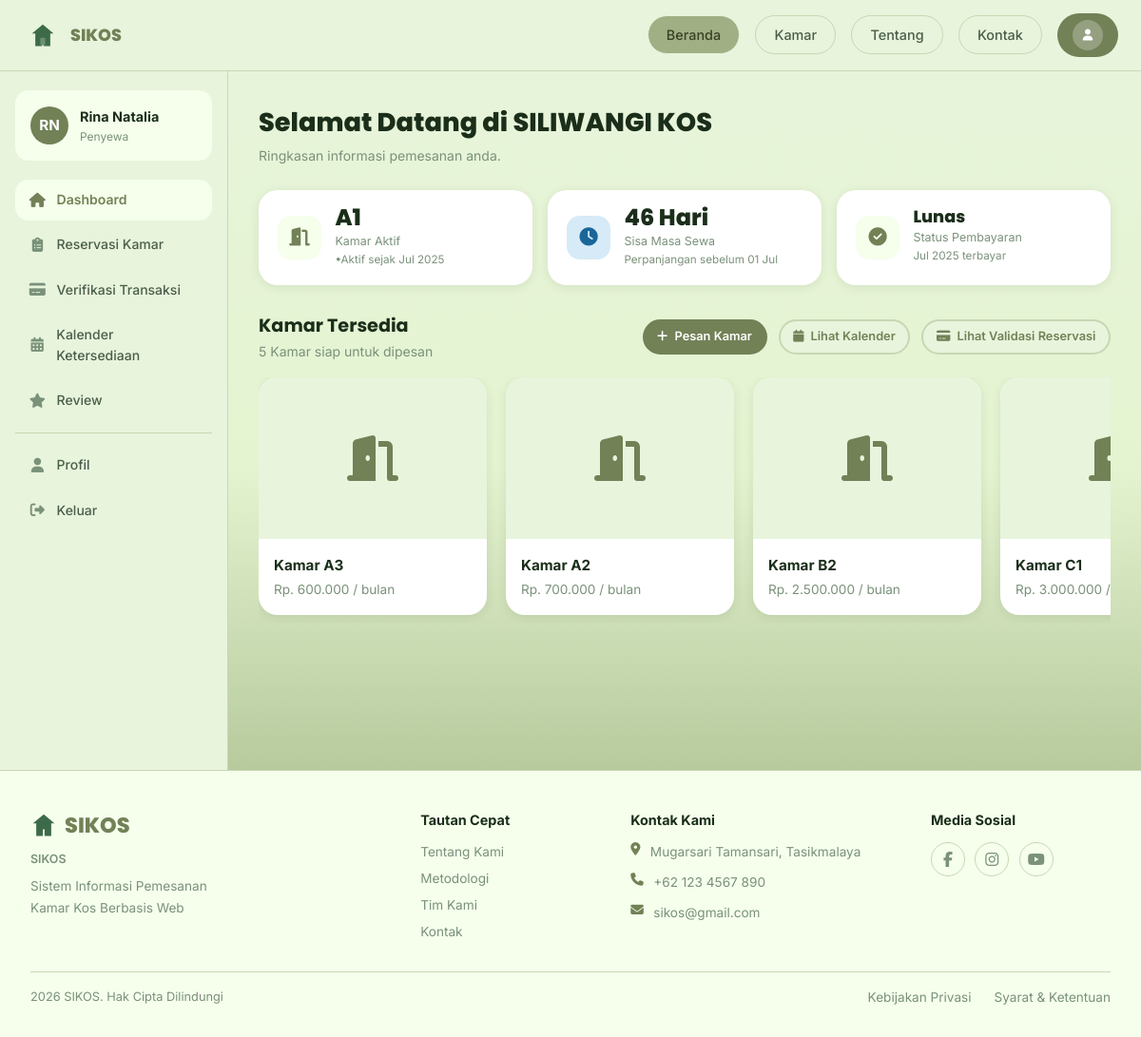
Page /pages/user/dashboard.php (signed in) on the committed database.
### tables this page shows
CREATE TABLE IF NOT EXISTS booking (
    id_booking INT AUTO_INCREMENT PRIMARY KEY,
    kode_booking VARCHAR(30) NOT NULL UNIQUE,
    id_penyewa INT NOT NULL,
    id_kamar INT NOT NULL,
    nama_penyewa VARCHAR(100),
    no_hp_penyewa VARCHAR(20),
    email_penyewa VARCHAR(100),
    pekerjaan VARCHAR(100),
    alamat_asal TEXT,
    tanggal_pemesanan TIMESTAMP DEFAULT CURRENT_TIMESTAMP,
    tanggal_mulai DATE NOT NULL,
    durasi_bulan INT NOT NULL DEFAULT 1,
    tanggal_selesai DATE NOT NULL,
    total_harga DECIMAL(12,2) NOT NULL,
    metode_pembayaran ENUM('Transfer BRI','Transfer BNI','GoPay') DEFAULT 'Transfer BRI',
    status ENUM('Pending','Aktif','Ditolak','Selesai','Dibatalkan') NOT NULL DEFAULT 'Pending',
    catatan TEXT,
    created_at TIMESTAMP DEFAULT CURRENT_TIMESTAMP,
    updated_at TIMESTAMP DEFAULT CURRENT_TIMESTAMP ON UPDATE CURRENT_TIMESTAMP,
    FOREIGN KEY (id_penyewa) REFERENCES penyewa(id_penyewa) ON DELETE CASCADE,
    FOREIGN KEY (id_kamar) REFERENCES kamar(id_kamar) ON DELETE CASCADE
);

CREATE TABLE IF NOT EXISTS kamar (
    id_kamar INT AUTO_INCREMENT PRIMARY KEY,
    id_admin INT NOT NULL,
    nomor_kamar VARCHAR(20) NOT NULL UNIQUE,
    tipe VARCHAR(50) NOT NULL DEFAULT 'Standar',
    lantai INT NOT NULL DEFAULT 1,
    harga_per_bulan DECIMAL(12,2) NOT NULL,
    status_ketersediaan ENUM('Tersedia','Terisi','Perbaikan') NOT NULL DEFAULT 'Tersedia',
    deskripsi TEXT,
    foto VARCHAR(255) DEFAULT NULL,
    keterangan TEXT,
    created_at TIMESTAMP DEFAULT CURRENT_TIMESTAMP,
    updated_at TIMESTAMP DEFAULT CURRENT_TIMESTAMP ON UPDATE CURRENT_TIMESTAMP,
    FOREIGN KEY (id_admin) REFERENCES admin(id_admin) ON DELETE CASCADE
);

CREATE TABLE IF NOT EXISTS pembayaran (
    id_pembayaran INT AUTO_INCREMENT PRIMARY KEY,
    id_booking INT NOT NULL UNIQUE,
    nominal DECIMAL(12,2) NOT NULL,
    bukti_pembayaran VARCHAR(255) DEFAULT NULL,
    status_pembayaran ENUM('Menunggu','Proses Validasi','Disetujui','Ditolak') NOT NULL DEFAULT 'Menunggu',
    waktu_upload TIMESTAMP NULL,
    waktu_verifikasi TIMESTAMP NULL,
    catatan_admin TEXT,
    FOREIGN KEY (id_booking) REFERENCES booking(id_booking) ON DELETE CASCADE
);

### backend/middleware/auth.php (called while the page is built, shortened)
<?php
function getPenyewa(): array {
    return ['id'=>$_SESSION['penyewa_id']??0,'nama'=>$_SESSION['penyewa_nama']??'','username'=>$_SESSION['penyewa_username']??'','email'=>$_SESSION['penyewa_email']??'','no_hp'=>$_SESSION['penyewa_no_hp']??''];
}

### backend/config/database.php (called while the page is built, shortened)
<?php
class DB {
    private static $conn = null;
    public static function get(): mysqli {
        if (!self::$conn) {
            self::$conn = new mysqli(DB_HOST, DB_USER, DB_PASS, DB_NAME);
            self::$conn->set_charset('utf8mb4');
        }
        return self::$conn;
    }
    public static function q(string $sql) { return self::get()->query($sql); }
    public static function prep(string $sql) { return self::get()->prepare($sql); }
}

### pages/user/dashboard.php (the view, shortened to what this page needs)
<?php
require_once __DIR__ . '/../../backend/config/database.php';
require_once __DIR__ . '/../../backend/middleware/auth.php';
$pe = getPenyewa();
$initials   = strtoupper(implode('', array_map(fn($w) => $w[0], array_slice(explode(' ', $pe['nama']), 0, 2))));
$stA = DB::prep("SELECT b.*, k.nomor_kamar, k.tipe, k.harga_per_bulan,
    pm.status_pembayaran, pm.catatan_admin, pm.alasan_penolakan, pm.id_pembayaran
    FROM booking b
    JOIN kamar k ON b.id_kamar = k.id_kamar
    LEFT JOIN pembayaran pm ON b.id_booking = pm.id_booking
    WHERE b.id_penyewa = ? AND b.status = 'Aktif'
    ORDER BY b.tanggal_mulai DESC LIMIT 1");
$stA->bind_param('i', $pe['id']); $stA->execute();
$aktif = $stA->get_result()->fetch_assoc();
$sisaHari = 0;
if ($aktif) {
    $selDt    = new DateTime($aktif['tanggal_selesai']);
    $now      = new DateTime();
    $diff     = $now->diff($selDt);
    $sisaHari = $diff->invert ? 0 : $diff->days;
}
$kamarAvail = DB::q("SELECT k.id_kamar, k.nomor_kamar, k.tipe, k.harga_per_bulan, k.foto,
    GROUP_CONCAT(f.nama_fasilitas ORDER BY f.nama_fasilitas SEPARATOR '||') fas
    FROM kamar k
    LEFT JOIN kamar_fasilitas kf ON k.id_kamar = kf.id_kamar
    LEFT JOIN fasilitas f ON kf.id_fasilitas = f.id_fasilitas
    WHERE k.status_ketersediaan = 'Tersedia'
    GROUP BY k.id_kamar ORDER BY k.harga_per_bulan LIMIT 8");
$totalAvail = DB::q("SELECT COUNT(*) c FROM kamar WHERE status_ketersediaan='Tersedia'")->fetch_assoc()['c'];
?>
<?php include __DIR__ . '/../../pages/partials/header.php'; ?>
<div class="app-layout">
  <aside class="sidebar" id="sidebar">
    <div class="sidebar-profile">
      <div class="sidebar-avatar"><?= $initials ?></div>
      <div>
        <div class="sidebar-name"><?= htmlspecialchars($pe['nama']) ?></div>
        <div class="sidebar-role">Penyewa</div>
      </div>
    </div>
    <a href="<?= APP_URL ?>/pages/user/dashboard.php" class="sidebar-link active"><i class="fas fa-home"></i> Dashboard</a>
    <a href="<?= APP_URL ?>/pages/user/booking.php"   class="sidebar-link"><i class="fas fa-clipboard-list"></i> Reservasi Kamar</a>
    <a href="<?= APP_URL ?>/pages/user/verifikasi.php" class="sidebar-link"><i class="fas fa-credit-card"></i> Verifikasi Transaksi</a>
    <a href="<?= APP_URL ?>/pages/user/kalender.php"  class="sidebar-link"><i class="fas fa-calendar-alt"></i> Kalender Ketersediaan</a>
    <a href="<?= APP_URL ?>/pages/review.php" class="sidebar-link"><i class="fas fa-star"></i> Review</a>
    <div class="sidebar-sep"></div>
    <a href="javascript:void(0)" class="sidebar-link" onclick="showProfil()"><i class="fas fa-user"></i> Profil</a>
    <a href="javascript:void(0)" class="sidebar-link" onclick="confirmLogout()"><i class="fas fa-sign-out-alt"></i> Keluar</a>
  </aside>
  <main class="main-content">
    <h1 style="font-size:1.7rem;font-weight:800;margin-bottom:.2rem">
      Selamat Datang di SILIWANGI KOS
    </h1>
    <p style="color:var(--text3);font-size:.875rem;margin-bottom:1.5rem">
      Ringkasan informasi pemesanan anda.
    </p>
    <?php if ($aktif): ?>
    <div class="stats-row" style="margin-bottom:1.75rem">
      <div class="stat-card" style="cursor:pointer" onclick="viewKamar(<?= $aktif['id_kamar'] ?>)">
        <div class="stat-icon si-green"><i class="fas fa-door-open"></i></div>
        <div>
          <div class="stat-val"><?= htmlspecialchars($aktif['nomor_kamar']) ?></div>
          <div class="stat-lbl">Kamar Aktif</div>
          <div style="font-size:.73rem;color:var(--text3)">•Aktif sejak <?= date('M Y', strtotime($aktif['tanggal_mulai'])) ?></div>
        </div>
      </div>
      <div class="stat-card">
        <div class="stat-icon si-blue"><i class="fas fa-clock"></i></div>
        <div>
          <div class="stat-val"><?= $sisaHari ?> Hari</div>
          <div class="stat-lbl">Sisa Masa Sewa</div>
          <div style="font-size:.73rem;color:var(--text3)">Perpanjangan sebelum <?= date('d M', strtotime($aktif['tanggal_selesai'])) ?></div>
        </div>
      </div>
      <div class="stat-card">
        <div class="stat-icon <?= $aktif['status_pembayaran']==='Disetujui'?'si-green':($aktif['status_pembayaran']==='Ditolak'?'si-red':'si-orange') ?>">
          <i class="fas fa-<?= $aktif['status_pembayaran']==='Disetujui'?'check-circle':($aktif['status_pembayaran']==='Ditolak'?'times-circle':'clock') ?>"></i>
        </div>
        <div>
          <div class="stat-val" style="font-size:1.1rem"><?= $aktif['status_pembayaran']==='Disetujui'?'Lunas':($aktif['status_pembayaran']??'Menunggu') ?></div>
          <div class="stat-lbl">Status Pembayaran</div>
          <div style="font-size:.73rem;color:var(--text3)"><?= date('M Y', strtotime($aktif['tanggal_mulai'])) ?> terbayar</div>
        </div>
      </div>
    </div>
    <?php endif; ?>
    <div style="display:flex;align-items:center;justify-content:space-between;margin-bottom:1rem;flex-wrap:wrap;gap:.75rem">
      <div>
        <h2 style="font-size:1.2rem;font-weight:700">Kamar Tersedia</h2>
        <p style="color:var(--text3);font-size:.875rem"><?= $totalAvail ?> Kamar siap untuk dipesan</p>
      </div>
      <div style="display:flex;gap:.75rem;flex-wrap:wrap">
        <a href="<?= APP_URL ?>/pages/user/booking.php" class="btn btn-primary btn-sm">
          <i class="fas fa-plus"></i> Pesan Kamar
        </a>
        <a href="<?= APP_URL ?>/pages/user/kalender.php" class="btn btn-outline btn-sm">
          <i class="fas fa-calendar"></i> Lihat Kalender
        </a>
        <?php if ($aktif): ?>
        <a href="<?= APP_URL ?>/pages/user/verifikasi.php" class="btn btn-outline btn-sm">
          <i class="fas fa-credit-card"></i> Lihat Validasi Reservasi
        </a>
        <?php endif; ?>
      </div>
    </div>
    <div style="display:flex;gap:1.25rem;overflow-x:auto;padding-bottom:.5rem;scrollbar-width:thin">
      <?php while ($k = $kamarAvail->fetch_assoc()):
        $imgUrl = $k['foto'] ? APP_URL . '/public/uploads/kamar/' . $k['foto'] : '';
      ?>
      <div onclick="viewKamar(<?= $k['id_kamar'] ?>)"
           style="min-width:240px;max-width:260px;flex-shrink:0;background:var(--white);border-radius:var(--r2);overflow:hidden;box-shadow:var(--shadow);cursor:pointer;transition:transform .2s,box-shadow .2s"
           onmouseover="this.style.transform='translateY(-3px)';this.style.boxShadow='var(--shadow2)'"
           onmouseout="this.style.transform='';this.style.boxShadow='var(--shadow)'">
        <div style="height:170px;overflow:hidden;background:var(--green-lt);display:flex;align-items:center;justify-content:center">
          <?php if ($imgUrl): ?>
          <img src="<?= htmlspecialchars($imgUrl) ?>" alt="Kamar <?= htmlspecialchars($k['nomor_kamar']) ?>" style="width:100%;height:100%;object-fit:cover">
          <?php else: ?>
          <i class="fas fa-door-open" style="font-size:3rem;color:var(--green)"></i>
          <?php endif; ?>
        </div>
        <div style="padding:1rem">
          <div style="font-weight:700;font-size:.95rem">Kamar <?= htmlspecialchars($k['nomor_kamar']) ?></div>
          <div style="color:var(--text3);font-size:.85rem;margin-top:.15rem">Rp. <?= number_format($k['harga_per_bulan'],0,',','.') ?> / bulan</div>
        </div>
      </div>
      <?php endwhile; ?>
    </div>
  </main>
</div>
<?php include __DIR__ . '/../../pages/partials/footer.php'; ?>
</body>
</html>

### public/css/style.css (style rules this page uses)
:root { --bg: #E8F4DC; --bg2: #E8F4DC; --white: #ffffff; --card: #EFF3E5; --green: #728156; --green2: #728156; --green3: #728156; --green-lt: #E8F4DC; --green-xl: #F5FFEC; --accent: #728156; --text: #1a2e1a; --text2: #4a5e4a; --text3: #7a917a; --border: #c8d7b3; --red: #c0392b; --orange: #e67e22; --blue: #2980b9; --shadow: 0 2px 12px rgba(0,0,0,.08); --shadow2: 0 4px 20px rgba(0,0,0,.12); --r: 14px; --r2: 20px; --r3: 50px; }
*,*::before,*::after { box-sizing:border-box;margin:0;padding:0 }
html { scroll-behavior:smooth;font-size:16px }
body { font-family:'Inter',system-ui,sans-serif; background: linear-gradient( 180deg, #E8F4DC 0%, #e4f4d0 45%, #B6C99C 75%, #B6C99C 100% ); background-attachment: fixed; color:var(--text); line-height:1.6; }
* { scrollbar-width:thin;scrollbar-color:rgba(114,129,86,.8) rgba(232,244,220,.7) }
a { text-decoration:none;color:inherit }
h1,h2,h3,h4 { font-family:'Poppins',sans-serif }
.app-layout { display:flex; min-height:calc(100vh - 65px); background:transparent; }
.sidebar { width:240px;min-width:240px;background:var(--bg); border-right:1px solid var(--border);padding:1.25rem 1rem; display:flex;flex-direction:column;gap:.25rem; position:sticky;top:65px;height:calc(100vh - 65px);overflow-y:auto; }
.sidebar-profile { background:var(--green-xl);border-radius:var(--r);padding:1rem; display:flex;align-items:center;gap:.75rem;margin-bottom:1rem; }
.sidebar-avatar { width:40px;height:40px;border-radius:50%;background:var(--green2); color:var(--white);display:flex;align-items:center;justify-content:center; font-weight:700;font-size:.95rem;flex-shrink:0; }
.sidebar-name { font-weight:700;font-size:.9rem;color:var(--text) }
.sidebar-role { font-size:.75rem;color:var(--text3) }
.sidebar-sep { height:1px;background:var(--border);margin:.5rem 0 }
.sidebar-link { display:flex;align-items:center;gap:.7rem;padding:.65rem .9rem; border-radius:var(--r);color:var(--text2);font-size:.875rem;font-weight:500; transition:all .18s;cursor:pointer; }
.sidebar-link:hover,.sidebar-link.active { background:var(--green-xl);color:var(--green3);font-weight:600 }
.sidebar-link i { width:18px;text-align:center;font-size:.95rem;color:var(--text3) }
.sidebar-link.active i,.sidebar-link:hover i { color:var(--green3) }
.main-content { flex:1; padding:2rem; background:transparent; min-width:0 }
.btn { display:inline-flex;align-items:center;gap:.45rem;padding:.6rem 1.3rem;font-size:.875rem;font-weight:600;border-radius:var(--r3);border:2px solid transparent;cursor:pointer;transition:all .18s;white-space:nowrap;font-family:inherit }
.btn-primary { background:var(--green2);color:var(--white);border-color:var(--green2) }
.btn-outline { background:var(--bg2);color:var(--green2);border-color:var(--border) }
.btn-sm { padding:.38rem .85rem;font-size:.8rem }
.stats-row { display:grid;grid-template-columns:repeat(auto-fit,minmax(150px,1fr));gap:1rem;margin-bottom:1.75rem }
.stat-card { background:var(--white);border-radius:var(--r2);padding:1.1rem 1.25rem;display:flex;align-items:center;gap:.9rem;box-shadow:var(--shadow) }
.stat-icon { width:46px;height:46px;border-radius:var(--r);display:flex;align-items:center;justify-content:center;font-size:1.2rem;flex-shrink:0 }
.si-green { background:var(--green-xl);color:var(--green3) }
.si-blue { background:#d6eaf8;color:#1a6699 }
.stat-val { font-size:1.5rem;font-weight:800;font-family:'Poppins',sans-serif;line-height:1;color:var(--text) }
.stat-lbl { font-size:.78rem;color:var(--text3);margin-top:.15rem }

### rows in the picture
booking: nama_penyewa "Rina Natalia", id_kamar.nomor_kamar "A1", tanggal_mulai "Jul 2025", tanggal_selesai "01 Jul"
kamar: nomor_kamar "A3", harga_per_bulan "600.000"
kamar: $k['id_kamar'] 2 (drawn), nomor_kamar "A2", harga_per_bulan "700.000"
kamar: nomor_kamar "B2", harga_per_bulan "2.500.000"
kamar: nomor_kamar "C1", harga_per_bulan "3.000.000"

### other values in the picture
$initials "RN"
$totalAvail "5"
